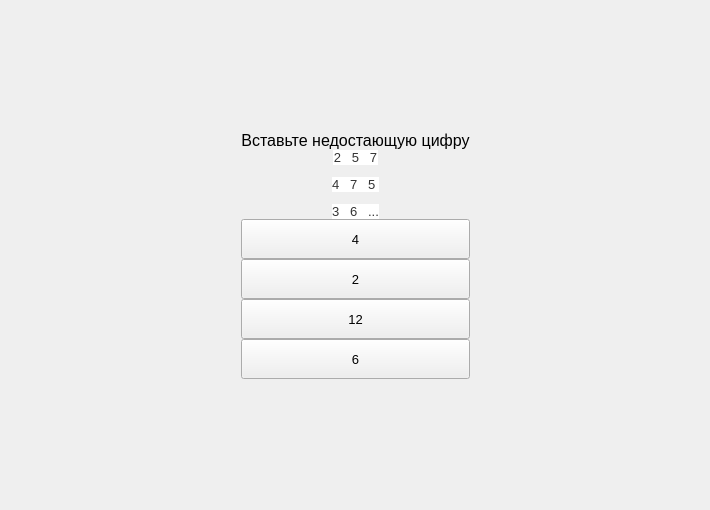
      <widget class="QWidget" name="page_16">
       <layout class="QGridLayout" name="gridLayout_31">
        <item row="0" column="0">
         <widget class="QWidget" name="widget_16" native="true">
          <layout class="QGridLayout" name="gridLayout_32">
           <property name="leftMargin">
            <number>0</number>
           </property>
           <property name="topMargin">
            <number>0</number>
           </property>
           <property name="rightMargin">
            <number>0</number>
           </property>
           <property name="bottomMargin">
            <number>0</number>
           </property>
           <property name="spacing">
            <number>0</number>
           </property>
           <item row="0" column="1">
            <spacer name="verticalSpacer_38">
             <property name="orientation">
              <enum>Qt::Vertical</enum>
             </property>
             <property name="sizeHint" stdset="0">
              <size>
               <width>20</width>
               <height>120</height>
              </size>
             </property>
            </spacer>
           </item>
           <item row="1" column="1">
            <widget class="QLabel" name="label_27">
             <property name="font">
              <font>
               <pointsize>12</pointsize>
              </font>
             </property>
             <property name="text">
              <string>Вставьте недостающую цифру</string>
             </property>
             <property name="alignment">
              <set>Qt::AlignCenter</set>
             </property>
            </widget>
           </item>
           <item row="2" column="1">
            <widget class="QLabel" name="label_26">
             <property name="font">
              <font>
               <pointsize>10</pointsize>
              </font>
             </property>
             <property name="text">
              <string>&lt;html&gt;&lt;head/&gt;&lt;body&gt;&lt;p&gt;&lt;span style=&quot; font-family:'Open Sans,sans-serif'; color:#333333; background-color:#ffffff;&quot;&gt;2   5   7&lt;/span&gt;&lt;/p&gt;&lt;p&gt;&lt;span style=&quot; font-family:'Open Sans,sans-serif'; color:#333333; background-color:#ffffff;&quot;&gt;4   7   5 &lt;/span&gt;&lt;/p&gt;&lt;p&gt;&lt;span style=&quot; font-family:'Open Sans,sans-serif'; color:#333333; background-color:#ffffff;&quot;&gt;3   6   ...&lt;/span&gt;&lt;/p&gt;&lt;/body&gt;&lt;/html&gt;</string>
             </property>
             <property name="alignment">
              <set>Qt::AlignCenter</set>
             </property>
            </widget>
           </item>
           <item row="3" column="1">
            <widget class="QPushButton" name="pushButton_51">
             <property name="minimumSize">
              <size>
               <width>0</width>
               <height>40</height>
              </size>
             </property>
             <property name="font">
              <font>
               <pointsize>10</pointsize>
              </font>
             </property>
             <property name="text">
              <string>4</string>
             </property>
            </widget>
           </item>
           <item row="4" column="0" rowspan="2">
            <spacer name="horizontalSpacer_31">
             <property name="orientation">
              <enum>Qt::Horizontal</enum>
             </property>
             <property name="sizeHint" stdset="0">
              <size>
               <width>230</width>
               <height>20</height>
              </size>
             </property>
            </spacer>
           </item>
           <item row="4" column="1">
            <widget class="QPushButton" name="pushButton_52">
             <property name="minimumSize">
              <size>
               <width>0</width>
               <height>40</height>
              </size>
             </property>
             <property name="font">
              <font>
               <pointsize>10</pointsize>
              </font>
             </property>
             <property name="text">
              <string>2</string>
             </property>
            </widget>
           </item>
           <item row="5" column="2" rowspan="2">
            <spacer name="horizontalSpacer_32">
             <property name="orientation">
              <enum>Qt::Horizontal</enum>
             </property>
             <property name="sizeHint" stdset="0">
              <size>
               <width>229</width>
               <height>20</height>
              </size>
             </property>
            </spacer>
           </item>
           <item row="6" column="1">
            <widget class="QPushButton" name="pushButton_53">
             <property name="minimumSize">
              <size>
               <width>0</width>
               <height>40</height>
              </size>
             </property>
             <property name="font">
              <font>
               <pointsize>10</pointsize>
              </font>
             </property>
             <property name="text">
              <string>12</string>
             </property>
            </widget>
           </item>
           <item row="7" column="1">
            <widget class="QPushButton" name="pushButton_54">
             <property name="minimumSize">
              <size>
               <width>0</width>
               <height>40</height>
              </size>
             </property>
             <property name="font">
              <font>
               <pointsize>10</pointsize>
              </font>
             </property>
             <property name="text">
              <string>6</string>
             </property>
            </widget>
           </item>
           <item row="8" column="1">
            <spacer name="verticalSpacer_39">
             <property name="orientation">
              <enum>Qt::Vertical</enum>
             </property>
             <property name="sizeHint" stdset="0">
              <size>
               <width>20</width>
               <height>120</height>
              </size>
             </property>
            </spacer>
           </item>
          </layout>
         </widget>
        </item>
       </layout>
      </widget>
